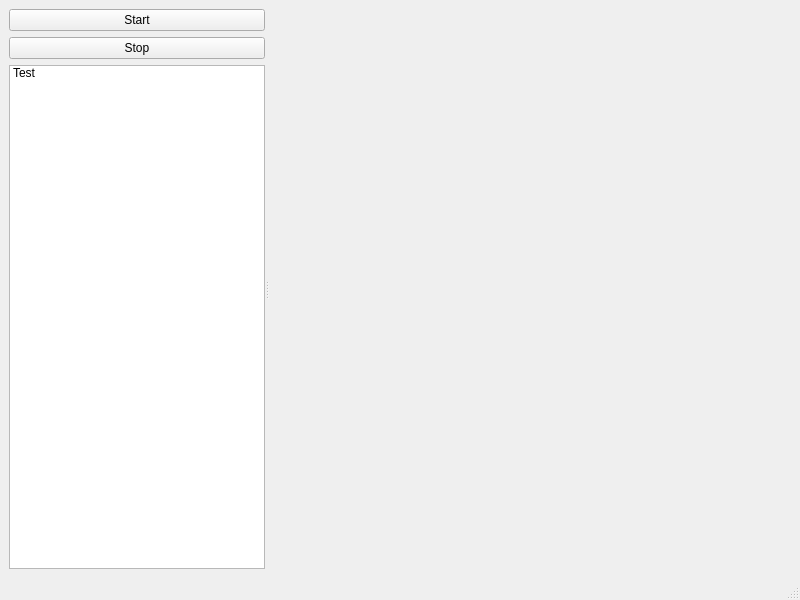
<?xml version="1.0" encoding="UTF-8"?>
<ui version="4.0">
 <class>MainWindow</class>
 <widget class="QMainWindow" name="MainWindow">
  <property name="geometry">
   <rect>
    <x>0</x>
    <y>0</y>
    <width>800</width>
    <height>600</height>
   </rect>
  </property>
  <property name="windowTitle">
   <string>MainWindow</string>
  </property>
  <widget class="QWidget" name="centralwidget">
   <layout class="QGridLayout" name="gridLayout">
    <item row="0" column="0">
     <widget class="QSplitter" name="splitter">
      <property name="orientation">
       <enum>Qt::Horizontal</enum>
      </property>
      <widget class="QWidget" name="widget" native="true">
       <property name="sizePolicy">
        <sizepolicy hsizetype="Fixed" vsizetype="Preferred">
         <horstretch>0</horstretch>
         <verstretch>0</verstretch>
        </sizepolicy>
       </property>
       <property name="maximumSize">
        <size>
         <width>256</width>
         <height>16777215</height>
        </size>
       </property>
       <layout class="QVBoxLayout" name="verticalLayout">
        <item>
         <widget class="QPushButton" name="Start">
          <property name="text">
           <string>Start</string>
          </property>
         </widget>
        </item>
        <item>
         <widget class="QPushButton" name="Stop">
          <property name="text">
           <string>Stop</string>
          </property>
         </widget>
        </item>
        <item>
         <widget class="QListWidget" name="listWidget">
          <property name="sizePolicy">
           <sizepolicy hsizetype="Preferred" vsizetype="Preferred">
            <horstretch>0</horstretch>
            <verstretch>0</verstretch>
           </sizepolicy>
          </property>
          <item>
           <property name="text">
            <string>Test</string>
           </property>
          </item>
         </widget>
        </item>
       </layout>
      </widget>
      <widget class="QStackedWidget" name="stackedWidget">
       <widget class="PH66Status" name="page"/>
      </widget>
     </widget>
    </item>
   </layout>
  </widget>
  <widget class="QMenuBar" name="menubar">
   <property name="geometry">
    <rect>
     <x>0</x>
     <y>0</y>
     <width>800</width>
     <height>20</height>
    </rect>
   </property>
  </widget>
  <widget class="QStatusBar" name="statusbar"/>
 </widget>
 <customwidgets>
  <customwidget>
   <class>PH66Status</class>
   <extends>QWidget</extends>
   <header>PH66Status.h</header>
   <container>1</container>
  </customwidget>
 </customwidgets>
 <resources/>
 <connections/>
</ui>
